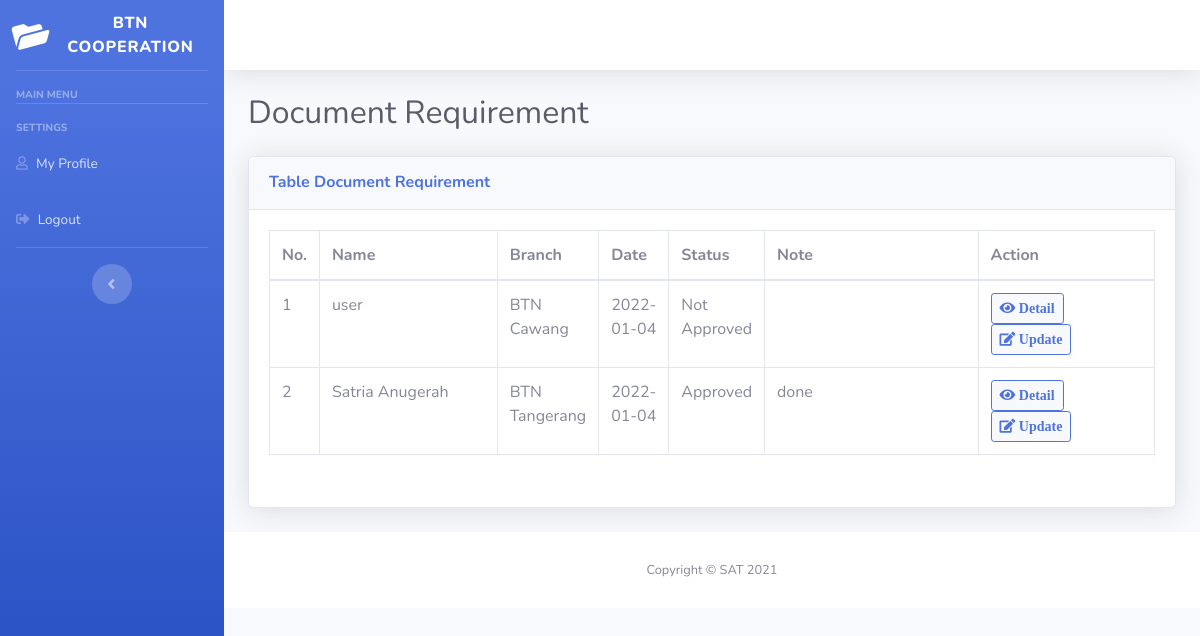
Screenshot of /index.php/document with the database file from the repository.
### tables this page shows
CREATE TABLE `rekap` (
  `id` int(11) NOT NULL,
  `id_user` int(11) NOT NULL,
  `name` varchar(128) NOT NULL,
  `branch` varchar(128) NOT NULL,
  `date` date NOT NULL,
  `status` int(2) NOT NULL COMMENT '0 = ''Not Submited'', 1 = ''submited/not approve'', 2 = ''Approved'', 3 = ''Rejected''',
  `pks` varchar(100) DEFAULT NULL,
  `note` varchar(128) DEFAULT NULL
);

### application/controllers/Document.php (called while the page is built, shortened)
<?php
class Document extends CI_Controller {
	public function __construct()
	{
		$this->load->library('form_validation');
	}
    public function index(){
		$data['rekap'] = $this->Document_m->get()->result();
		$data['title'] = 'Document';
		$data['user'] = $this->db->get_where('user', ['email' => $this->session->userdata('email')])->row_array();
		$this->load->view('templates/header', $data);
		$this->load->view('templates/sidebar', $data);
        $this->load->view('admin/document', $data);
		$this->load->view('templates/footer');
    }
}
?>

### index.php (called while the page is built, shortened)
<?php
require_once BASEPATH.'core/CodeIgniter.php';

### application/models/Document_m.php (called while the page is built, shortened)
<?php
class Document_m extends CI_Model {
    public function get(){
		$this->db->from('rekap');
		$this->db->where_not_in('status', 0);
		$query = $this->db->get();
		return $query;
		}
}

### application/views/admin/document.php (the view, shortened to what this page needs)
<div class="container-fluid">
<h1 class="h2 mb-4 text-gray-800"> Document Requirement </h1>
<div class="card shadow mb-4 ">
    <div class="card-header py-3">
        <h6 class="m-0 font-weight-bold text-primary">Table Document Requirement</h6>
    </div>
    <div class="card-body">
    <div class="row justify-content-center">
        <div class="form-group col-lg-12">
            <table class="table table-hover table-bordered">
                <thead>
                    <th style="width: 2em;"> No. </th>
                    <th style="width: 12em;"> Name </th>
                    <th> Branch </th>
                    <th> Date </th>
                    <th> Status </th>
                    <th style="width: 15em;"> Note </th>
                    <th style="width: 12em;"> Action </th>
                </thead>
                <tbody>
                    <?php $no=1;
                    foreach($rekap as $rkp => $data) : ?>
                        <tr>
                            <td><?=$no++?></td>
                            <td><?=$data->name?></td>
                            <td><?=$data->branch?></td>
                            <td><?=$data->date?></td>
                            <td><?php if($data->status == 1) {
                                echo "Not Approved";
                                } else if($data->status == 2){
                                    echo "Approved";
                                } else {
                                    echo "Rejected";
                                }?>
                                </td>
                            <td><?=$data->note?></td>
                            <td>
                            <a href="<?=site_url('Document/detailDoc/'.$data->id)?>"  class="btn btn-light btn-outline-primary btn-sm">
                                <i class="fas fa-eye"> Detail </i>
                            </a>
                            <a id="update" class="btn btn-light btn-outline-primary btn-sm" data-toggle="modal" data-target="#modal-update"
                            data-id = "<?=$data->id?>"
                            data-id_user = "<?=$data->id_user?>"
                            data-name = "<?=$data->name?>"
                            data-branch = "<?=$data->branch?>"
                            data-date = "<?=$data->date?>"
                            data-status = "<?=$data->status?>"
                            data-note = "<?=$data->note?>"
                            >
                                <i class="fas fa-edit"> Update </i>
                            </a>
                            </td>
                        </tr>
                    <?php endforeach; ?>
                </tbody>
            </table>
       </div>
    </div>
</div>
</div>
</div>

### rows the page displays
rekap: name "user", branch "BTN Cawang", date "2022-01-04", status "Not Approved"
rekap: name "Satria Anugerah", branch "BTN Tangerang", date "2022-01-04", status "Approved", note "done"
